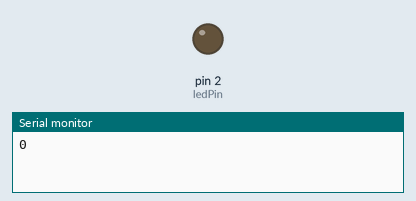
A sketch run on a simulated Arduino Uno, built with avr-gcc and run on an emulated ATmega328P. Parts: output pins drawn as LEDs (lit = HIGH), the last lines printed to the serial monitor.

Above: at 0.05 s.
At 9.75 s:
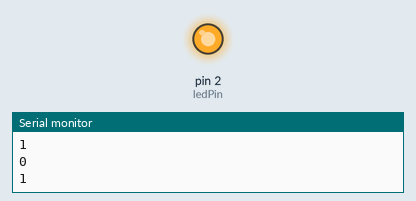
Timing chart, 0 to 12.7 s (numbered marks = the images above):
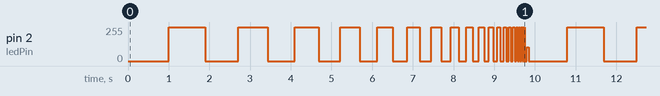

Measured:
- by itself, pin 2 (ledPin): moves between 0/255 and 255/255, repeating every 9.8 s

The sketch:

B_arduino2.ino
```cpp
int i;
int t;
int ledPin = 2;

// this runs when you give power to the arduino
void setup()
{
  pinMode(ledPin, OUTPUT);
  Serial.begin(9600); // starts the serial print system

  t = 1000;
}

// this happens over and over and over again
void loop()
{
  Serial.println(i);

  if(i==1) digitalWrite(ledPin, HIGH);
  else if(i==0) digitalWrite(ledPin, LOW);
  i = 1 - i; // increment i
  delay(t); // delay

  t = t*0.9;
  if(t<1) t = 1000;

}
```
